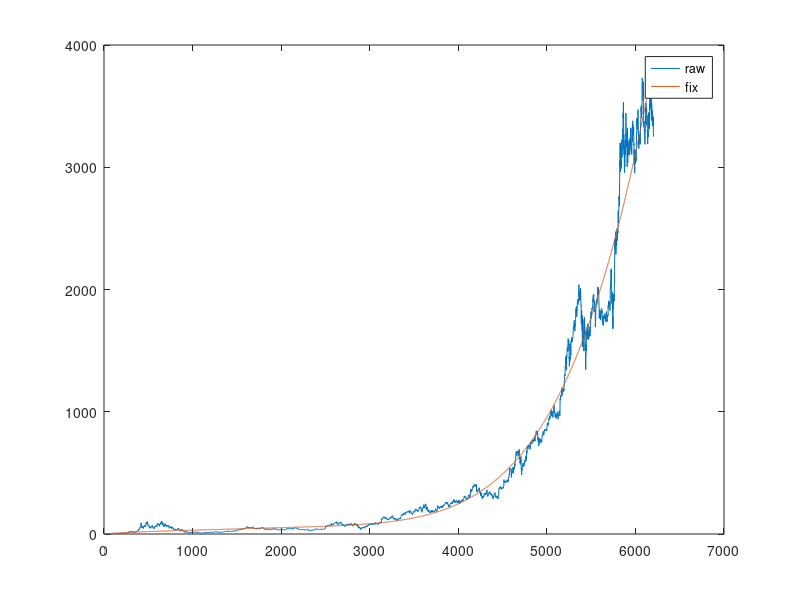

Recreate this plot in MATLAB.
clear all;
close all;


data = csvread("AMZN.csv");



terms = 5;

% [ x0^0 x0^1 x0^2 ... x0^m ] [k0]   [y0]
% [ x1^0 x1^1 x1^2 ... x0^m ]*[k1] = [y1]
% [ x2^0 x2^1 x2^2 ... x0^m ] [k2]   [y2]
% [ xn^0 xn^1 xn^2 ... x0^m ] [km]   [yn]

K = zeros(terms, 1);

x = [1:size(data,1)]';
y = [data(:,7)];


X = zeros(size(data,1), terms);
for i = 1:size(data,1)
  for j = 1:terms
    X(i,j) = x(i)^(j);
  endfor
endfor

% least square sol
rank(X'*X)
K = inv(X'*X)*(X'*y);

y_fix = X*K;

figure()
plot(y);
hold on
plot(y_fix)
legend("raw","fix");
